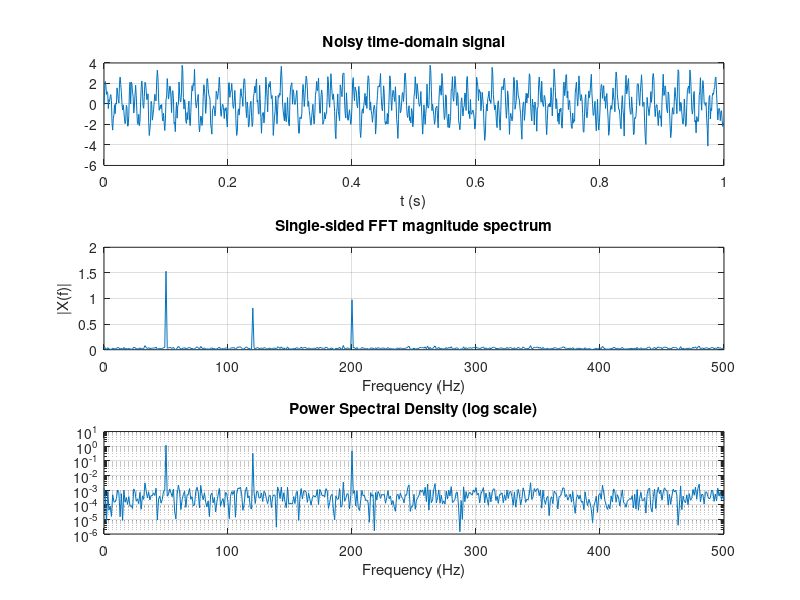

Here is the MATLAB script that generated this plot:
% Fast Fourier Transform (FFT)

clc; clear all;

fs = 1000; 
T = 1/fs;
t  = 0 : T : 1-T;
N  = length(t);

% Composite signal: 3 frequencies + white noise
f1=50; f2=120; f3=200;
x = 1.5*sin(2*pi*f1*t) + 0.8*sin(2*pi*f2*t) + sin(2*pi*f3*t);
noise = 0.5 * randn(size(t));
x_noisy = x + noise;

% FFT
X = fft(x_noisy, N);
X_mag = (2/N) * abs(X(1:N/2+1));
f_axis = (0:N/2) * (fs/N);

subplot(3,1,1);
plot(t, x_noisy);
title('Noisy time-domain signal'); 
xlabel('t (s)'); 
grid on;

subplot(3,1,2);
plot(f_axis, X_mag); 
title('Single-sided FFT magnitude spectrum');
xlabel('Frequency (Hz)');
ylabel('|X(f)|'); 
grid on;

% Power Spectral Density
subplot(3,1,3);
psd = (1/(fs*N)) * abs(X).^2;
psd_one = psd(1:N/2+1); psd_one(2:end-1) = 2*psd_one(2:end-1);
semilogy(f_axis, psd_one);
title('Power Spectral Density (log scale)');
xlabel('Frequency (Hz)'); 
grid on;

fprintf('Peaks detected at approx: %d Hz, %d Hz, %d Hz\n', f1, f2, f3);
